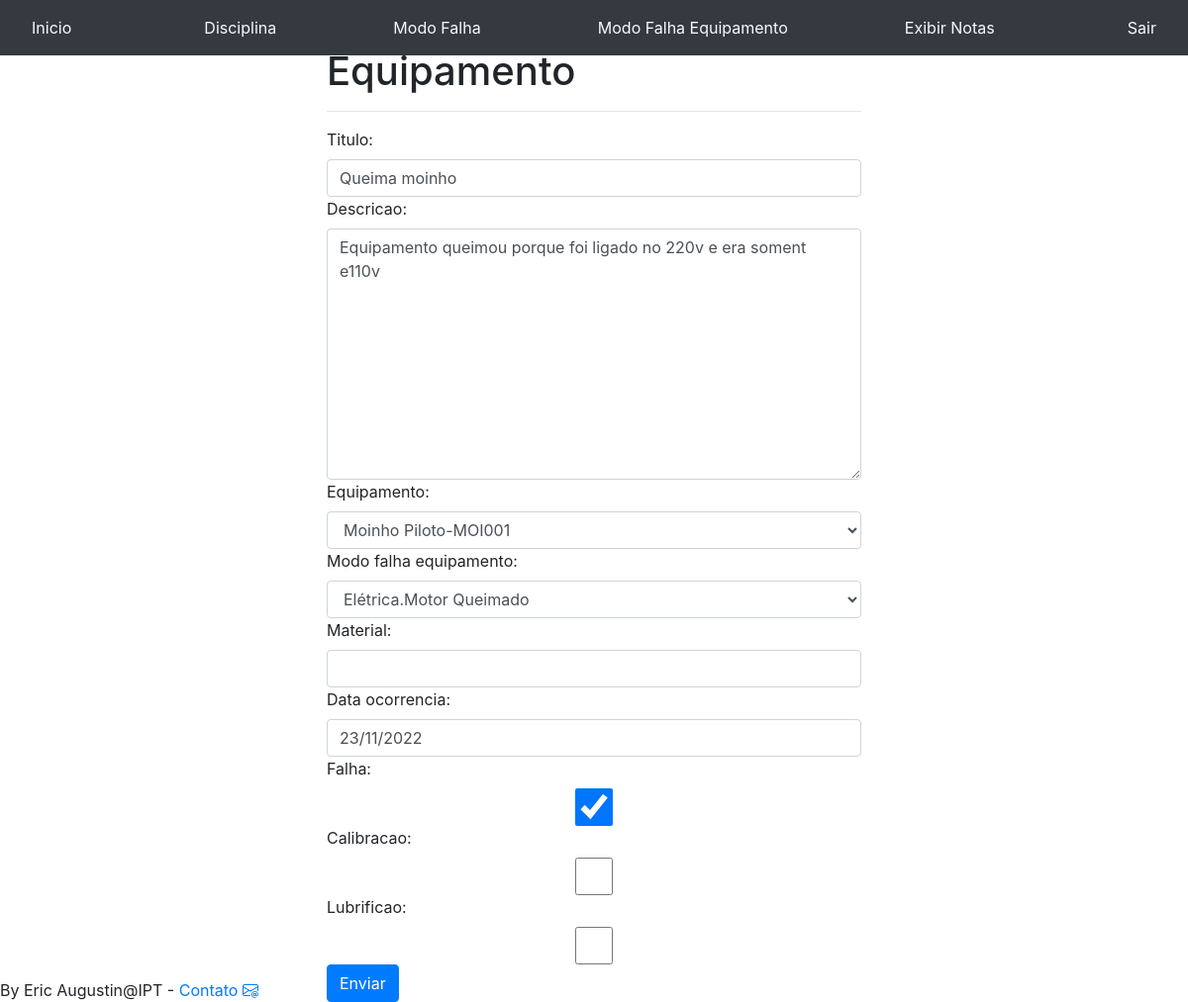
The page /notas/editarNotas/?id=2 (signed in) on the database as committed earlier.
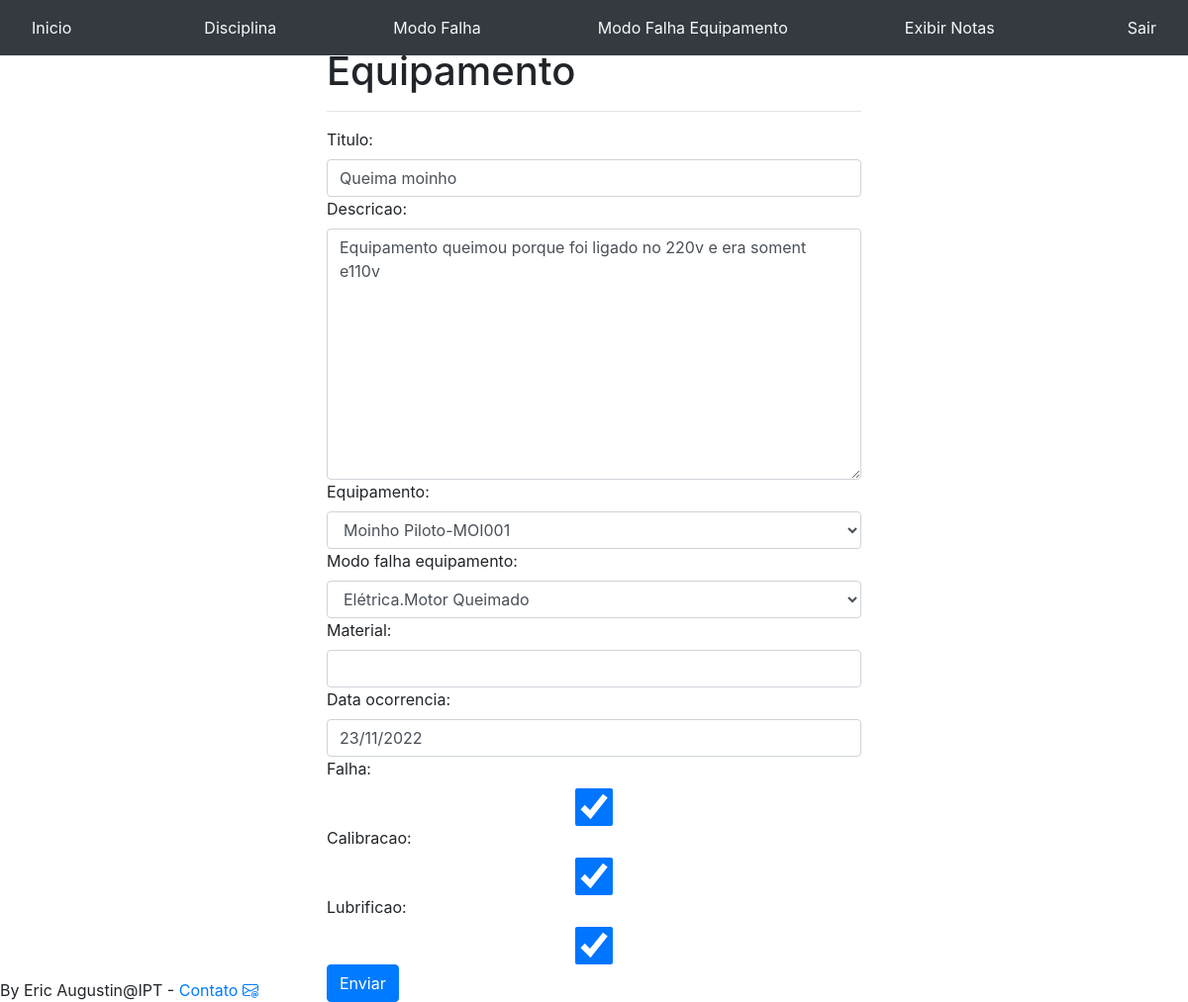
The same page on the database as committed later.
### notas/models.py (models this page shows)
class Nota_equipamento(models.Model):
    titulo=models.CharField(max_length=50)
    descricao=models.TextField()
    equipamento=models.ForeignKey( Equipamento, on_delete=models.DO_NOTHING)
    modo_Falha_equipamento=models.ForeignKey(Modo_falha_equipamento, on_delete=models.DO_NOTHING)
    material=models.ManyToManyField(Nota_material, blank=True)
    data_cadastro=models.DateTimeField(auto_now=True, auto_now_add=False)
    data_ocorrencia=models.DateField(auto_now=False, auto_now_add=False)
    falha=models.BooleanField()
    calibracao=models.BooleanField()
    lubrificao=models.BooleanField()
    usuario=models.ForeignKey( Usuario ,on_delete=models.SET_NULL,null=True, blank=True)
    def __str__(self):
        return str(self.titulo)
    class Meta:
        ordering = ['data_ocorrencia',"data_cadastro",'equipamento']

### notas/views.py (the view, shortened to what this page needs)
# urls.py: path('editarNotas/', views.editarNotas, name='editarNotas'),
def editarNotas(request):
    if not request.session.get('usuario'):
        return redirect('/auth/login/?status=2')
    usuario=Usuario.objects.get(id=request.session.get('usuario'))
    print(f"{usuario.nome} acessou edição Notas")
    if request.method=="GET":
        id=request.GET.get('id')
        nota= get_object_or_404(Nota_equipamento, pk=id)
        print(nota)
        form=CadastraNota_equipamentoForm(instance=nota)
        if form.is_valid():
            pass
        return render(request, "editarNota.html", {'form':form,'status':0,'id':id})

### equipamentos/models.py (called while the page is built)
    def __str__(self):
        return str(self.nome_equipamento)+"-"+str(self.codigo)

### notas/models.py (called while the page is built)
    def __str__(self):
        return str(self.disciplina)

    def __str__(self):
        return str(self.disciplina)+"."+ str(self.modo_falha)

    def __str__(self):
        return f"{self.modo_falha}"

### notas/templates/editarNota.html (shortened to what this page needs)
{% extends 'base.html'%}
{% block 'menu' %}
{% include 'menunota.html' %}
{% endblock %}
{% block 'conteudo'%}
<div class ='container'>
    <div class='row'>
        <div class='col-md-3'></div>
        <div class="col-md">
            <h1>  Cadastro Nota de Equipamento </h1><hr>
            <form method ="POST" action="{% url 'editarNotas' %}"> {% csrf_token %}
                {{ form }}
        <button class="btn btn-primary">Enviar</button>
            </form>
</div>
<div class='col-md-3'></div>
</div>
</div>
{% endblock %}

Rows that differ between the two databases and show on the page:
changed Nota_equipamento "Queima moinho": calibracao "☐" → "☑"; lubrificao "☐" → "☑"
